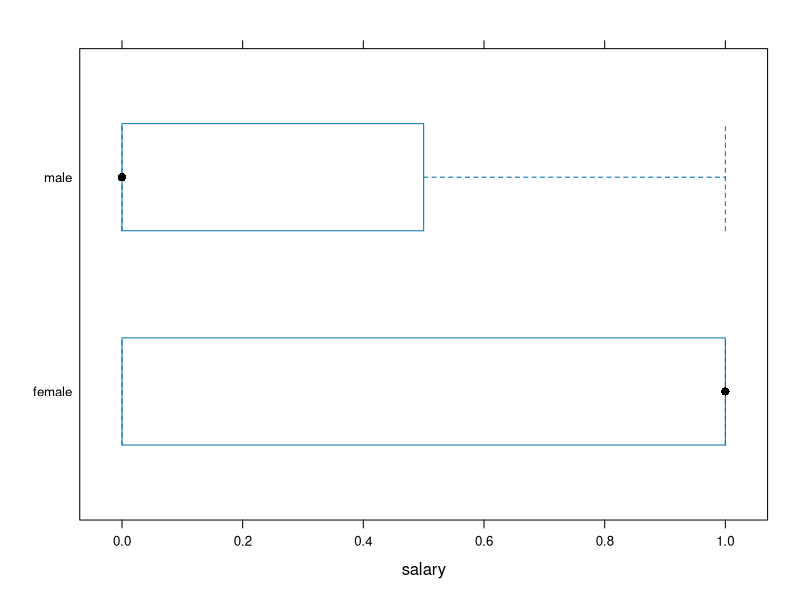
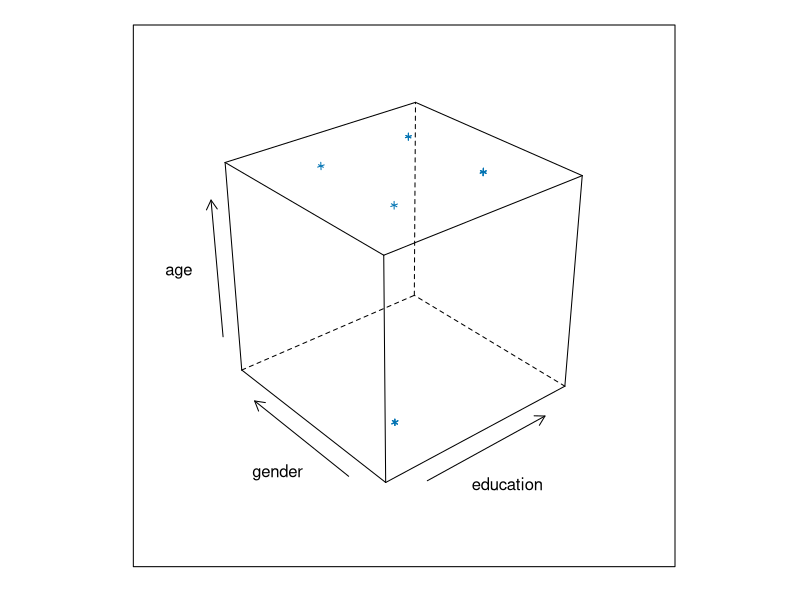
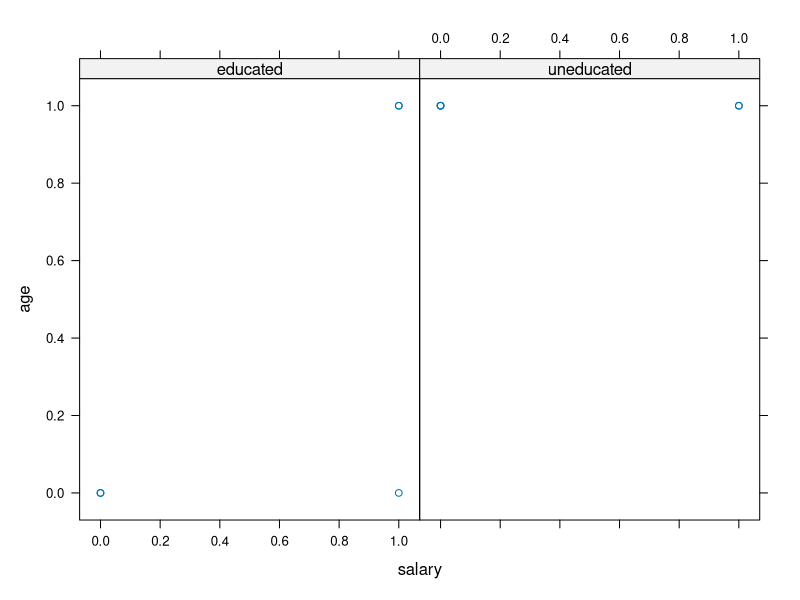

Source code (R) for these figures, in order:
gender <- factor(sample(c('male', 'female'), 10, replace = T))
salary <- round(runif(10))
age <- round(runif(10))
education <- factor(sample(c('educated', 'uneducated'), 10, replace = T))
library(lattice)
bwplot(gender ~ salary)
cloud(age ~ education * gender)
xyplot(age ~ salary | education)
